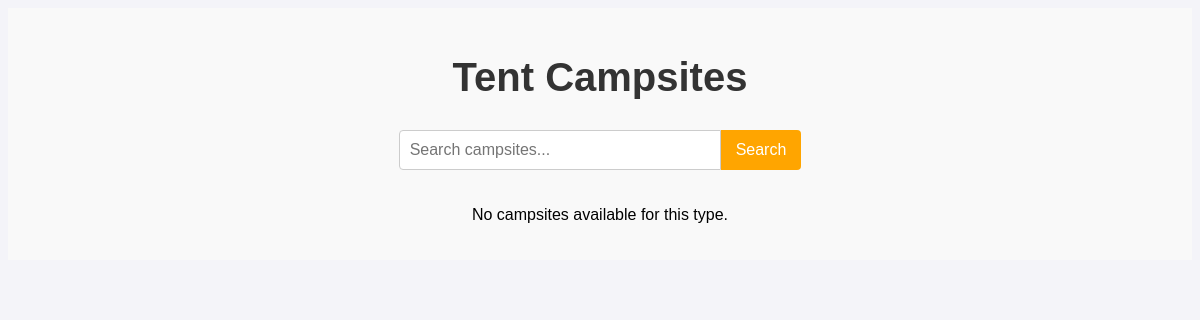
/events/filtered.php?type=tent, run on an earlier commit of the app's database.
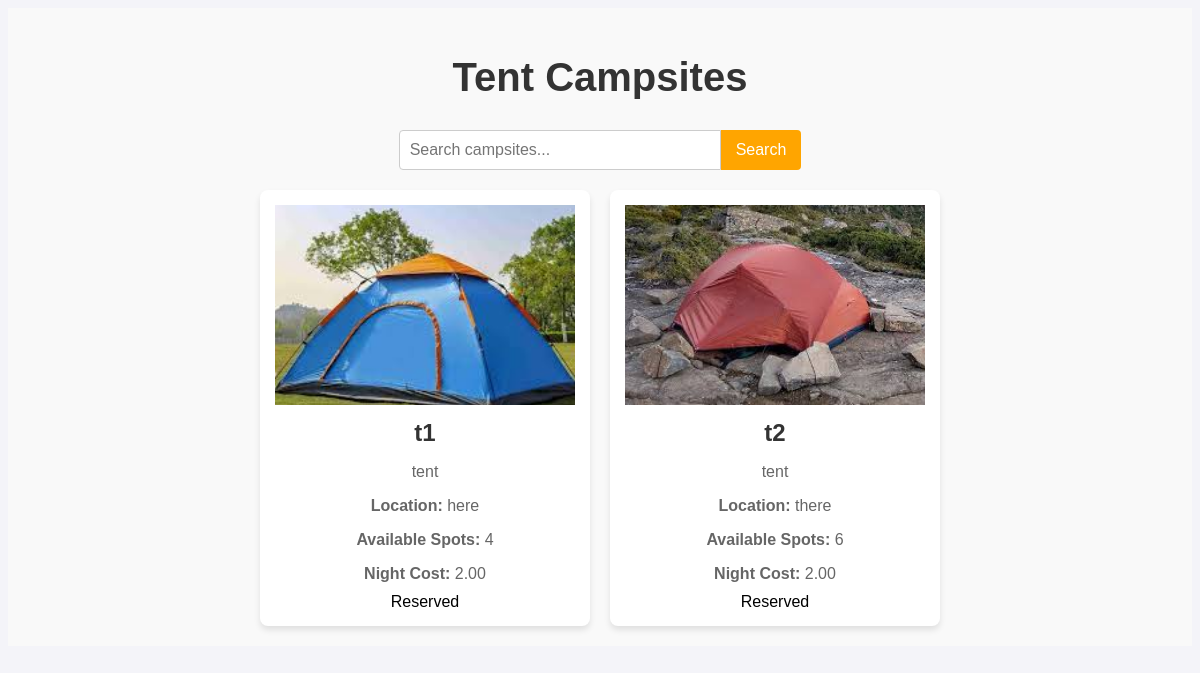
And on a later commit of the database.
### tables this page shows
CREATE TABLE `availability` (
  `availability_id` int(11) NOT NULL,
  `site_id` int(11) NOT NULL,
  `is_Availability` int(11) NOT NULL,
  `updated_at` date NOT NULL
);

CREATE TABLE `campsites` (
  `site_id` int(11) NOT NULL,
  `name` varchar(60) NOT NULL,
  `description` varchar(100) NOT NULL,
  `location` varchar(255) NOT NULL,
  `availableSpots` int(11) NOT NULL,
  `image` varchar(255) NOT NULL,
  `type` varchar(50) NOT NULL,
  `nightCost` decimal(10,2) NOT NULL
);

### events/filtered.php (the view, shortened to what this page needs)
<?php
include "../connection.php";
$type = $_GET['type'] ?? '';
$search = $_GET['search'] ?? '';
$type = mysqli_real_escape_string($conn, $type);
$search = mysqli_real_escape_string($conn, $search);
$query = "SELECT campsites.site_id, campsites.nightCost, campsites.name, campsites.description, campsites.location, campsites.availableSpots, campsites.image, availability.is_Availability
          FROM campsites
          LEFT JOIN availability ON campsites.site_id = availability.site_id
          WHERE campsites.type = '$type' AND (campsites.name LIKE '%$search%' OR campsites.description LIKE '%$search%')";
$result = mysqli_query($conn, $query);
?>
<!DOCTYPE html>
<html lang="en">
<head>
    <link rel="stylesheet" href="../css/events.css">
</head>
<body>
    <main class="filtered-page">
        <h1><?php echo ucfirst($type); ?> Campsites</h1>
        <form action="" method="get" class="search-form">
            <input type="text" name="search" placeholder="Search campsites..." value="<?php echo htmlspecialchars($search); ?>">
            <button type="submit">Search</button>
        </form>
        <div class="campsites-container">
            <?php
            if (mysqli_num_rows($result) > 0) {
                while ($row = mysqli_fetch_assoc($result)) {
                    echo "
                    <div class='campsite-card'>
                        <img src='../img/campsites/{$row['image']}' alt='{$row['name']}'>
                        <h2>{$row['name']}</h2>
                        <p>{$row['description']}</p>
                        <p><strong>Location:</strong> {$row['location']}</p>
                        <p><strong>Available Spots:</strong> {$row['availableSpots']}</p>
                        <p><strong>Night Cost:</strong> {$row['nightCost']}</p>
                        ";
                    if ($row['is_Availability'] == 1) {
                        echo "<a class='button' href='./reserve.php?site_id={$row['site_id']}'>Reserve</a>";
                    } else {
                        echo "<span class=''>Reserved</span>";
                    }
                    echo "</div>";
                }
            } else {
                echo "<p>No campsites available for this type.</p>";
            }
            ?>
        </div>
    </main>
</body>
</html>

### css/events.css (style rules this page uses)
body { background-color: #f4f4f9; }
.filtered-page { padding: 20px; background-color: #f9f9f9; font-family: Arial, sans-serif; }
.filtered-page h1 { text-align: center; margin-bottom: 30px; font-size: 2.5rem; color: #333; }
.campsites-container { display: flex; flex-wrap: wrap; gap: 20px; justify-content: center; }
.campsite-card { width: 300px; background-color: #fff; box-shadow: 0px 4px 6px rgba(0, 0, 0, 0.1); border-radius: 8px; overflow: hidden; text-align: center; padding: 15px; transition: transform 0.3s; }
.campsite-card img { width: 100%; height: 200px; object-fit: cover; }
.campsite-card h2 { font-size: 1.5rem; margin: 10px 0; color: #333; }
.campsite-card p { font-size: 1rem; color: #666; margin-bottom: 10px; }
.search-form { display: flex; justify-content: center; margin-bottom: 20px; }
.search-form input[type="text"] { width: 300px; padding: 10px; border: 1px solid #ccc; border-radius: 4px 0 0 4px; font-size: 1rem; }
.search-form button { padding: 10px 15px; border: none; background-color: orange; color: white; font-size: 1rem; border-radius: 0 4px 4px 0; cursor: pointer; transition: background-color 0.3s; }

What changed in the data, as far as the page shows it:
added availability: site.image (picture), site.name "t1", site.description "tent", site.location "here", site.availableSpots "4", site.nightCost "2.00", is_Availability "Reserved"
added availability: site.image (picture), site.name "t2", site.description "tent", site.location "there", site.availableSpots "6", site.nightCost "2.00", is_Availability "Reserved"
Also different on the page:
text no longer shown: "No campsites available for this type."
